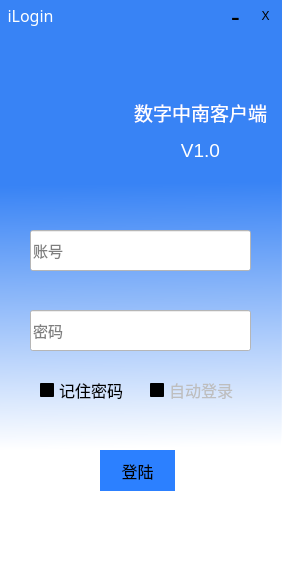
<?xml version="1.0" encoding="UTF-8"?>
<ui version="4.0">
 <class>AppUI</class>
 <widget class="QDialog" name="AppUI">
  <property name="geometry">
   <rect>
    <x>0</x>
    <y>0</y>
    <width>282</width>
    <height>585</height>
   </rect>
  </property>
  <property name="windowTitle">
   <string>Dialog</string>
  </property>
  <property name="styleSheet">
   <string notr="true">
background-color: qlineargradient(spread:pad, x1:0.085, y1:0.131, x2:0.0906497, y2:0.852, stop:0.20904 rgba(56, 131, 245, 255), stop:0.875706 rgba(255, 255, 255, 255));</string>
  </property>
  <widget class="QToolButton" name="b_menu">
   <property name="geometry">
    <rect>
     <x>190</x>
     <y>0</y>
     <width>21</width>
     <height>31</height>
    </rect>
   </property>
   <property name="font">
    <font>
     <family>Trebuchet MS</family>
     <pointsize>10</pointsize>
     <weight>50</weight>
     <italic>false</italic>
     <bold>false</bold>
    </font>
   </property>
   <property name="toolTip">
    <string>软件管理</string>
   </property>
   <property name="styleSheet">
    <string notr="true">
QToolButton:hover{
  
	color: rgb(255, 255, 255);
}
QToolButton{
  border:1px;

background-color: rgba(56, 131, 245, 255);
}

</string>
   </property>
   <property name="text">
    <string/>
   </property>
   <property name="popupMode">
    <enum>QToolButton::InstantPopup</enum>
   </property>
   <property name="toolButtonStyle">
    <enum>Qt::ToolButtonTextOnly</enum>
   </property>
   <property name="arrowType">
    <enum>Qt::NoArrow</enum>
   </property>
  </widget>
  <widget class="QPushButton" name="b_trayicon">
   <property name="geometry">
    <rect>
     <x>220</x>
     <y>0</y>
     <width>31</width>
     <height>31</height>
    </rect>
   </property>
   <property name="font">
    <font>
     <family>微软雅黑</family>
     <pointsize>20</pointsize>
     <weight>9</weight>
     <italic>false</italic>
     <bold>false</bold>
    </font>
   </property>
   <property name="toolTip">
    <string>缩小到托盘</string>
   </property>
   <property name="styleSheet">
    <string notr="true">QPushButton:hover{
	
	color: rgb(255, 255, 255);
}
QPushButton{
	border:1px;
	font: ;
	font: 75 20pt &quot;微软雅黑&quot;;
	background-color: rgba(56, 131, 245, 255);
}

</string>
   </property>
   <property name="text">
    <string>-</string>
   </property>
   <property name="autoDefault">
    <bool>false</bool>
   </property>
   <property name="flat">
    <bool>false</bool>
   </property>
  </widget>
  <widget class="QStackedWidget" name="stackedWidget">
   <property name="geometry">
    <rect>
     <x>0</x>
     <y>30</y>
     <width>281</width>
     <height>551</height>
    </rect>
   </property>
   <property name="font">
    <font>
     <pointsize>10</pointsize>
    </font>
   </property>
   <property name="currentIndex">
    <number>0</number>
   </property>
   <widget class="QWidget" name="page">
    <widget class="QCheckBox" name="remeberPasswd">
     <property name="geometry">
      <rect>
       <x>40</x>
       <y>350</y>
       <width>88</width>
       <height>20</height>
      </rect>
     </property>
     <property name="font">
      <font>
       <family>宋体</family>
       <pointsize>12</pointsize>
      </font>
     </property>
     <property name="styleSheet">
      <string notr="true">background-color: qlineargradient(spread:pad, x1:0, y1:0, x2:1, y2:0, stop:0 rgba(255, 255, 255, 0));</string>
     </property>
     <property name="text">
      <string>记住密码</string>
     </property>
     <property name="iconSize">
      <size>
       <width>20</width>
       <height>20</height>
      </size>
     </property>
     <property name="checkable">
      <bool>true</bool>
     </property>
     <property name="checked">
      <bool>false</bool>
     </property>
     <property name="tristate">
      <bool>false</bool>
     </property>
    </widget>
    <widget class="QPushButton" name="b_login">
     <property name="geometry">
      <rect>
       <x>100</x>
       <y>420</y>
       <width>75</width>
       <height>41</height>
      </rect>
     </property>
     <property name="sizePolicy">
      <sizepolicy hsizetype="Fixed" vsizetype="Fixed">
       <horstretch>0</horstretch>
       <verstretch>0</verstretch>
      </sizepolicy>
     </property>
     <property name="font">
      <font>
       <family>Arial Unicode MS</family>
       <pointsize>12</pointsize>
      </font>
     </property>
     <property name="styleSheet">
      <string notr="true">QPushButton:hover {
 background-color:rgb(255, 85, 255);
	
	color: rgb(255, 255, 255);
}
QPushButton{
 background-color:rgb(44, 128, 255);	
 border:1px
}
</string>
     </property>
     <property name="text">
      <string>登陆</string>
     </property>
     <property name="flat">
      <bool>true</bool>
     </property>
    </widget>
    <widget class="QLineEdit" name="lineEdit_a">
     <property name="geometry">
      <rect>
       <x>30</x>
       <y>200</y>
       <width>221</width>
       <height>41</height>
      </rect>
     </property>
     <property name="sizePolicy">
      <sizepolicy hsizetype="Fixed" vsizetype="Fixed">
       <horstretch>0</horstretch>
       <verstretch>0</verstretch>
      </sizepolicy>
     </property>
     <property name="font">
      <font>
       <pointsize>11</pointsize>
      </font>
     </property>
     <property name="styleSheet">
      <string notr="true">background-color: rgb(255, 255, 255);</string>
     </property>
     <property name="alignment">
      <set>Qt::AlignLeading|Qt::AlignLeft|Qt::AlignVCenter</set>
     </property>
     <property name="placeholderText">
      <string>账号</string>
     </property>
     <property name="cursorMoveStyle">
      <enum>Qt::VisualMoveStyle</enum>
     </property>
    </widget>
    <widget class="QLineEdit" name="lineEdit_p">
     <property name="geometry">
      <rect>
       <x>30</x>
       <y>280</y>
       <width>221</width>
       <height>41</height>
      </rect>
     </property>
     <property name="sizePolicy">
      <sizepolicy hsizetype="Fixed" vsizetype="Fixed">
       <horstretch>0</horstretch>
       <verstretch>0</verstretch>
      </sizepolicy>
     </property>
     <property name="font">
      <font>
       <pointsize>11</pointsize>
      </font>
     </property>
     <property name="styleSheet">
      <string notr="true">background-color: rgb(255, 255, 255);</string>
     </property>
     <property name="echoMode">
      <enum>QLineEdit::Password</enum>
     </property>
     <property name="alignment">
      <set>Qt::AlignLeading|Qt::AlignLeft|Qt::AlignVCenter</set>
     </property>
     <property name="placeholderText">
      <string>密码</string>
     </property>
     <property name="cursorMoveStyle">
      <enum>Qt::VisualMoveStyle</enum>
     </property>
    </widget>
    <widget class="QCheckBox" name="autoLogin">
     <property name="enabled">
      <bool>false</bool>
     </property>
     <property name="geometry">
      <rect>
       <x>150</x>
       <y>350</y>
       <width>91</width>
       <height>20</height>
      </rect>
     </property>
     <property name="font">
      <font>
       <family>宋体</family>
       <pointsize>12</pointsize>
      </font>
     </property>
     <property name="styleSheet">
      <string notr="true">background-color: qlineargradient(spread:pad, x1:0, y1:0, x2:1, y2:0, stop:0 rgba(255, 255, 255, 0));</string>
     </property>
     <property name="text">
      <string>自动登录</string>
     </property>
     <property name="iconSize">
      <size>
       <width>20</width>
       <height>20</height>
      </size>
     </property>
     <property name="checkable">
      <bool>true</bool>
     </property>
     <property name="checked">
      <bool>false</bool>
     </property>
     <property name="tristate">
      <bool>false</bool>
     </property>
    </widget>
    <widget class="QLabel" name="logo">
     <property name="geometry">
      <rect>
       <x>30</x>
       <y>50</y>
       <width>96</width>
       <height>96</height>
      </rect>
     </property>
     <property name="styleSheet">
      <string notr="true">background-color: qlineargradient(spread:pad, x1:0, y1:0, x2:1, y2:0, stop:0 rgba(255, 255, 255, 0));</string>
     </property>
     <property name="text">
      <string/>
     </property>
     <property name="pixmap">
      <pixmap resource="res.qrc">:/res/logo.ico</pixmap>
     </property>
    </widget>
    <widget class="QLabel" name="demo">
     <property name="geometry">
      <rect>
       <x>130</x>
       <y>50</y>
       <width>141</width>
       <height>101</height>
      </rect>
     </property>
     <property name="styleSheet">
      <string notr="true">background-color: qlineargradient(spread:pad, x1:0, y1:0, x2:1, y2:0, stop:0 rgba(255, 255, 255, 0));</string>
     </property>
     <property name="text">
      <string>&lt;html&gt;&lt;head/&gt;&lt;body&gt;&lt;p align=&quot;center&quot;&gt;&lt;span style=&quot; font-size:14pt; color:#ffffff;&quot;&gt;数字中南客户端&lt;/span&gt;&lt;/p&gt;&lt;p align=&quot;center&quot;&gt;&lt;span style=&quot; font-size:14pt; color:#ffffff;&quot;&gt;V1.0&lt;/span&gt;&lt;/p&gt;&lt;/body&gt;&lt;/html&gt;</string>
     </property>
    </widget>
    <zorder>b_login</zorder>
    <zorder>lineEdit_a</zorder>
    <zorder>lineEdit_p</zorder>
    <zorder>remeberPasswd</zorder>
    <zorder>autoLogin</zorder>
    <zorder>logo</zorder>
    <zorder>demo</zorder>
   </widget>
   <widget class="QWidget" name="page_2">
    <widget class="QPushButton" name="b_logout">
     <property name="geometry">
      <rect>
       <x>100</x>
       <y>380</y>
       <width>81</width>
       <height>41</height>
      </rect>
     </property>
     <property name="font">
      <font>
       <family>微软雅黑</family>
       <pointsize>11</pointsize>
      </font>
     </property>
     <property name="styleSheet">
      <string notr="true">QPushButton:hover {
 background-color:rgb(255, 85, 255);
	
	color: rgb(255, 255, 255);
}
QPushButton{
 background-color:rgb(44, 128, 255);	
 border:1px
}</string>
     </property>
     <property name="text">
      <string>注销</string>
     </property>
    </widget>
    <widget class="QGroupBox" name="groupBox">
     <property name="geometry">
      <rect>
       <x>20</x>
       <y>40</y>
       <width>241</width>
       <height>191</height>
      </rect>
     </property>
     <property name="styleSheet">
      <string notr="true">background-color: qlineargradient(spread:pad, x1:0, y1:0, x2:1, y2:0, stop:0 rgba(255, 255, 255, 0));</string>
     </property>
     <property name="title">
      <string>宽带业务使用情况</string>
     </property>
     <property name="flat">
      <bool>false</bool>
     </property>
     <property name="checkable">
      <bool>false</bool>
     </property>
     <widget class="QWidget" name="layoutWidget">
      <property name="geometry">
       <rect>
        <x>40</x>
        <y>20</y>
        <width>161</width>
        <height>41</height>
       </rect>
      </property>
      <layout class="QHBoxLayout" name="horizontalLayout">
       <item>
        <widget class="QLabel" name="label">
         <property name="text">
          <string>本月总流量：</string>
         </property>
         <property name="alignment">
          <set>Qt::AlignCenter</set>
         </property>
        </widget>
       </item>
       <item>
        <widget class="QLabel" name="totalflow">
         <property name="text">
          <string>NULL</string>
         </property>
         <property name="alignment">
          <set>Qt::AlignCenter</set>
         </property>
        </widget>
       </item>
       <item>
        <widget class="QLabel" name="label_8">
         <property name="text">
          <string>MB</string>
         </property>
         <property name="alignment">
          <set>Qt::AlignCenter</set>
         </property>
        </widget>
       </item>
      </layout>
     </widget>
     <widget class="QWidget" name="layoutWidget">
      <property name="geometry">
       <rect>
        <x>40</x>
        <y>70</y>
        <width>161</width>
        <height>41</height>
       </rect>
      </property>
      <layout class="QHBoxLayout" name="horizontalLayout_2">
       <item>
        <widget class="QLabel" name="label_2">
         <property name="text">
          <string>本月剩余流量：</string>
         </property>
         <property name="alignment">
          <set>Qt::AlignCenter</set>
         </property>
        </widget>
       </item>
       <item>
        <widget class="QLabel" name="usedflow">
         <property name="text">
          <string>NULL</string>
         </property>
        </widget>
       </item>
       <item>
        <widget class="QLabel" name="label_5">
         <property name="text">
          <string>MB</string>
         </property>
         <property name="alignment">
          <set>Qt::AlignCenter</set>
         </property>
        </widget>
       </item>
      </layout>
     </widget>
     <widget class="QWidget" name="layoutWidget">
      <property name="geometry">
       <rect>
        <x>40</x>
        <y>120</y>
        <width>161</width>
        <height>41</height>
       </rect>
      </property>
      <layout class="QHBoxLayout" name="horizontalLayout_3">
       <item>
        <widget class="QLabel" name="label_3">
         <property name="text">
          <string>账户余额：</string>
         </property>
         <property name="alignment">
          <set>Qt::AlignCenter</set>
         </property>
        </widget>
       </item>
       <item>
        <widget class="QLabel" name="surplusmoney">
         <property name="text">
          <string>NULL</string>
         </property>
        </widget>
       </item>
       <item>
        <widget class="QLabel" name="label_7">
         <property name="text">
          <string>元</string>
         </property>
         <property name="alignment">
          <set>Qt::AlignCenter</set>
         </property>
        </widget>
       </item>
      </layout>
     </widget>
    </widget>
    <widget class="QLabel" name="label_4">
     <property name="geometry">
      <rect>
       <x>90</x>
       <y>300</y>
       <width>101</width>
       <height>31</height>
      </rect>
     </property>
     <property name="styleSheet">
      <string notr="true">background-color: qlineargradient(spread:pad, x1:0, y1:0, x2:1, y2:0, stop:0 rgba(255, 255, 255, 0));</string>
     </property>
     <property name="text">
      <string>&lt;html&gt;&lt;head/&gt;&lt;body&gt;&lt;p align=&quot;center&quot;&gt;&lt;a href=&quot;http://hn.189.cn/hnselfservice/topup/topup!topupIndex.action?isCorp=0&quot;&gt;&lt;span style=&quot; font-size:11pt; text-decoration: underline; color:#0000ff;&quot;&gt;缴费通道&lt;/span&gt;&lt;/a&gt;&lt;/p&gt;&lt;/body&gt;&lt;/html&gt;</string>
     </property>
     <property name="openExternalLinks">
      <bool>true</bool>
     </property>
    </widget>
    <widget class="QLabel" name="label_9">
     <property name="geometry">
      <rect>
       <x>90</x>
       <y>260</y>
       <width>101</width>
       <height>31</height>
      </rect>
     </property>
     <property name="styleSheet">
      <string notr="true">background-color: qlineargradient(spread:pad, x1:0, y1:0, x2:1, y2:0, stop:0 rgba(255, 255, 255, 0));</string>
     </property>
     <property name="text">
      <string>&lt;html&gt;&lt;head/&gt;&lt;body&gt;&lt;p align=&quot;center&quot;&gt;&lt;a href=&quot;http://hn.189.cn/hnselfservice/customerinfomanager/customer-info!indexStuAdslChangePwd.action&quot;&gt;&lt;span style=&quot; font-size:11pt; text-decoration: underline; color:#0000ff;&quot;&gt;密码修改&lt;/span&gt;&lt;/a&gt;&lt;/p&gt;&lt;/body&gt;&lt;/html&gt;</string>
     </property>
     <property name="openExternalLinks">
      <bool>true</bool>
     </property>
    </widget>
   </widget>
  </widget>
  <widget class="QPushButton" name="b_quit">
   <property name="geometry">
    <rect>
     <x>250</x>
     <y>0</y>
     <width>31</width>
     <height>31</height>
    </rect>
   </property>
   <property name="toolTip">
    <string>关闭窗口</string>
   </property>
   <property name="styleSheet">
    <string notr="true">QPushButton:hover {
  
	color: rgb(255, 255, 255);
}
QPushButton{
	font: 75 28pt &quot;IrisUPC&quot;;
	border:1px;
    background-color: rgba(56, 131, 245, 255);
}</string>
   </property>
   <property name="text">
    <string>X</string>
   </property>
   <property name="autoDefault">
    <bool>false</bool>
   </property>
   <property name="flat">
    <bool>false</bool>
   </property>
  </widget>
  <widget class="QLabel" name="appName">
   <property name="geometry">
    <rect>
     <x>-10</x>
     <y>0</y>
     <width>81</width>
     <height>31</height>
    </rect>
   </property>
   <property name="font">
    <font>
     <family>微软雅黑</family>
     <pointsize>12</pointsize>
    </font>
   </property>
   <property name="styleSheet">
    <string notr="true">background-color: qlineargradient(spread:pad, x1:0, y1:0, x2:1, y2:0, stop:0 rgba(255, 255, 255, 0));
color: rgb(255, 255, 255)
</string>
   </property>
   <property name="text">
    <string>iLogin</string>
   </property>
   <property name="alignment">
    <set>Qt::AlignCenter</set>
   </property>
  </widget>
 </widget>
 <resources>
  <include location="res.qrc"/>
 </resources>
 <connections/>
</ui>
